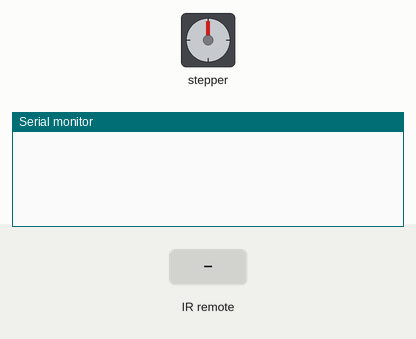
Recording of a sketch running on a simulated Arduino Uno, built with avr-gcc and run on an emulated ATmega328P. Parts: stepper motor, the last lines printed to the serial monitor. Wiring (inferred from the names in the program): stepper motor driver (200 steps per turn assumed): step pin 3; direction pin 4; enable pin 2. The inputs (shaded band) are chosen by the test bench.

Above: at 1.2 s.
1.3 s: infrared code 0xFF5AA5 received
At 2.6 s:
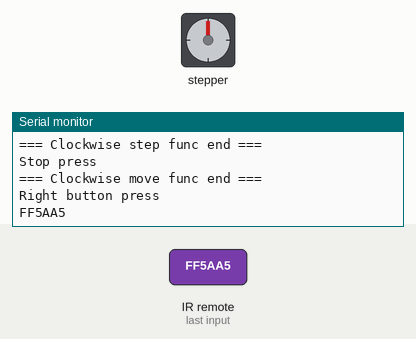
2.8 s: infrared code 0xFF10EF received
At 3.8 s:
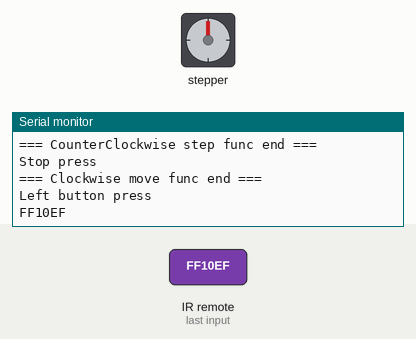
4.4 s: infrared code 0xFF18E7 received
At 8.3 s:
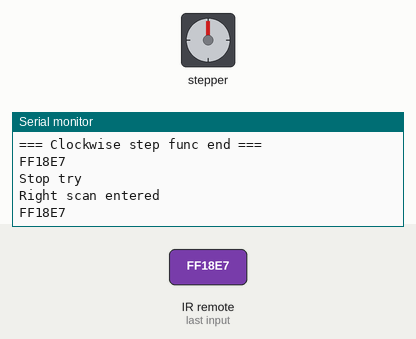

The sketch:

SmartTRemoteControl_1.0.ino
```cpp
#include "IRremote.h"
#include "RotorTableR.h"

#define IR_RIGHT 0xFF5AA5
#define IR_LEFT 0xFF10EF
#define IR_SCAN_RIGHT 0xFF18E7
#define IR_SCAN_LEFT 0xFF4AB5
#define B_STOP 0xFF38C7
#define B_PRESSED 0xFFFFFFFF

#define MAX_HOLD_TIME 100 //miliseconds

#define SHOTS_COUNT 15

IRrecv irConsole(5);

decode_results irRes;

bool scanStopFlag = false;

// Troyka-Stepper подключён к следующим пинам:
const byte stepPin = 3;
const byte directionPin = 4;
const byte enablePin = 2;

// Necessary for long press button control
bool rPressed = false, lPressed = false;
int rState = LOW, lState = LOW;
long lastPressTime = 0;

RotorTableR smartTable (stepPin, directionPin, enablePin);

void setup() {
  Serial.begin(9600); // выставляем скорость COM порта
  irConsole.enableIRIn(); // запускаем прием
}

void loop() {
  if ( irConsole.decode( &irRes )) { // если данные пришли
    switch ( irRes.value ) {
//шаг по часовой стрелке
  case IR_RIGHT:
        rotateT(true);
        rPressed = true;
        Serial.println("Right button press ");
        Serial.println(irRes.value, HEX );
        break;
  case IR_LEFT:
        rotateT(false);
        lPressed = true;
        Serial.println("Left button press ");
        Serial.println(irRes.value, HEX );
        break;
  case B_PRESSED:
        if (rState == LOW && rPressed) {
          rState = HIGH;  // Button pressed, so set state to HIGH
          rotateT(true);
        }
        else if (lState == LOW && lPressed) {
          lState = HIGH;  // Button pressed, so set state to HIGH
          rotateT(false);
        }
        lastPressTime = millis();
        break;
  case IR_SCAN_RIGHT:
        scan(true);
        Serial.println("Right scan entered ");
        Serial.println(irRes.value, HEX );
        break;
    case IR_SCAN_LEFT:
        scan(false);
        Serial.println("Left scan entered ");
        Serial.println(irRes.value, HEX );
        break;
    }
    irConsole.resume(); // принимаем следующую команду
  }
  if (rState == HIGH && millis() - lastPressTime > MAX_HOLD_TIME) {
    rState = LOW; // Haven't heard from the button for a while, so not pressed
    rPressed = false;
    Serial.println("Right button flags dropped");
  }
  else if (lState == HIGH && millis() - lastPressTime > MAX_HOLD_TIME) {
    lState = LOW; // Haven't heard from the button for a while, so not pressed
    lPressed = false;
    Serial.println("Left button flags dropped");
  }
}

// true - clockwise
// false - counterclockwise
void rotateT(bool dir) {
  Serial.println("=== Table rotation func entered ===");
  while(1) {
    if(dir)
      smartTable.stepRight();
    else
      smartTable.stepLeft();
    if(irConsole.decode(&irRes)) {
      Serial.println(irRes.value, HEX );
      irConsole.resume();
    } else {
      smartTable.turnOff();
      Serial.println("Stop press");
      break;
    }
  }

  Serial.println("=== Clockwise move func end ===");
}

void scan(bool dir)
{
// Для каждого из необходимого количества снимков...
  for (int i = 0; i < SHOTS_COUNT; ++i) {
    if(!scanStopFlag) {
    // Поворачиваем столик на необходимое количество шагов
      if(dir)
        smartTable.stepRight();
      if(!dir)
        smartTable.stepLeft();
      irConsole.decode( &irRes );
      Serial.println(irRes.value, HEX);
      Serial.println("Stop try");
      if(irConsole.decode( &irRes ) && irRes.value == B_STOP) {
        Serial.println("Stop try");
        scanStopFlag = true;
        smartTable.turnOff();
      }
      irConsole.resume();
    }
  }

// После завершения съёмки отключаем двигатель
 scanStopFlag = false;
 smartTable.turnOff();
}
```

Measured:
- after the input at 1.3 s, the serial monitor: prints a new line at once (image 1)
- after the input at 2.8 s, the serial monitor: prints a new line at once (image 2)
- after the input at 4.4 s, the serial monitor: prints a new line after 0.20 s (image 3)
